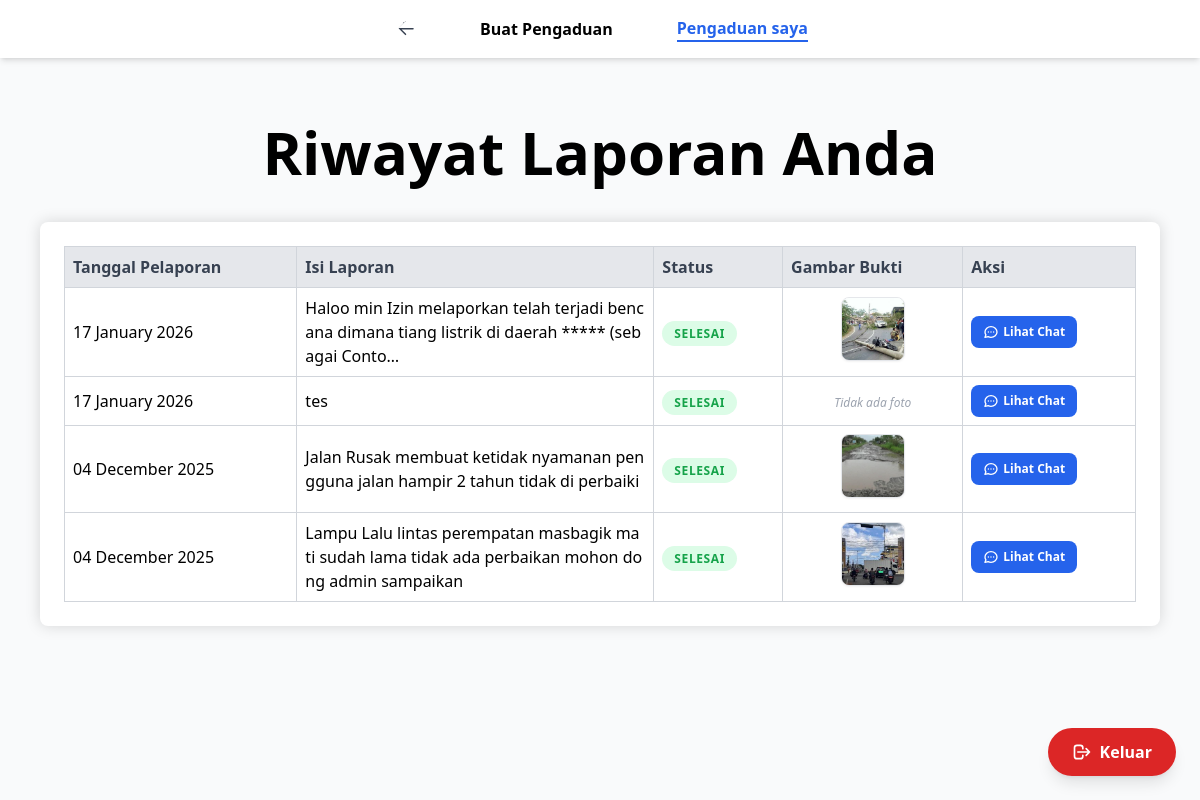
The page /laporan_saya/ (signed in) on the database its author committed.
### base/models.py (models this page shows, shortened)
class Pengaduan(models.Model):
    STATUS_CHOICES = [
        ('menunggu', 'Menunggu'),
        ('proses', 'Dalam Proses'),
        ('selesai', 'Selesai'),
    ]
    user = models.ForeignKey(settings.AUTH_USER_MODEL, on_delete=models.CASCADE, null=True, blank=True)
    tanggal_pelaporan = models.DateField()
    isi_laporan = models.TextField()
    gambar_bukti = models.ImageField(upload_to='bukti_laporan/', blank=True, null=True)
    status = models.CharField(max_length=20, choices=STATUS_CHOICES, default='menunggu')
    dibuat_pada = models.DateTimeField(auto_now_add=True)

### base/views.py (the view)
# urls.py: path('laporan_saya/', views.laporan_saya, name='laporan_saya'),
@login_required
def laporan_saya(request):
    laporan_list = Pengaduan.objects.filter(user=request.user).order_by('-dibuat_pada')
    return render(request, 'my laporan.html', {'laporan_list': laporan_list})

### base/templates/my laporan.html (shortened to what this page needs)
{% load static %}
<!DOCTYPE html>
<html lang="en">
<head>
    <script src="https://cdn.tailwindcss.com"></script>
</head>
<body class="bg-gray-50">
    <header class="items-center justify-center p-4 bg-white shadow-md flex sticky top-0 z-50 ">
        <nav class="underline-none font-semibold flex items-center gap-16 justify-center">
            <a href="{% url 'beranda' %}" class="outline-none flex items-start gap-2 text-blue-600 hover:text-blue-800">
                <svg class="w-6 h-6 fill-current text-gray-700" xmlns="http://www.w3.org/2000/svg" viewBox="0 0 24 24">
                    <path fill-rule="evenodd" d="M11.03 5.47a.75.75 0 0 1 0 1.06l-4.375 4.375H21a.75.75 0 0 1 0 1.5h-11.375l4.375 4.375a.75.75 0 1 1-1.06 1.06l-6-6a.75.75 0 0 1 0-1.06l6-6a.75.75 0 0 1 1.06 0z" />
                </svg>
            </a>
            {% if user.is_staff %}
                <a href="{% url 'admin_dashboard' %}" class="hover:text-blue-800">Lihat semua pengaduan</a>
            {% else %}
                <a href="{% url 'laporan' %}" class="hover:text-blue-800">Buat Pengaduan</a>
            {% endif %}
            <a href="#" class="text-blue-600 font-semibold border-b-2 border-blue-600">Pengaduan saya</a>
        </nav>
    </header>
    <div class="flex justify-center items-center mt-16 md:text-center">
        <h1 class="text-4xl md:text-6xl font-bold text-center">Riwayat Laporan Anda</h1>
    </div>
    <div class="max-w-7xl mx-auto">
        <div class="justify-center flex items-center bg-white shadow-[0_0_15px_rgba(0,0,0,0.15)] p-6 mt-10 mb-16 mx-4 md:mx-10 rounded-lg">
            <table class="min-w-full border-collapse block md:table">
                <thead class="block md:table-header-group">
                    <tr class="border border-gray-300 md:border-none block md:table-row absolute -top-full md:top-auto -left-full md:left-auto md:relative">
                        <th class="bg-gray-200 p-2 text-gray-700 font-bold md:border md:border-gray-300 text-left block md:table-cell">Tanggal Pelaporan</th>
                        <th class="bg-gray-200 p-2 text-gray-700 font-bold md:border md:border-gray-300 text-left block md:table-cell w-1/3">Isi Laporan</th>
                        <th class="bg-gray-200 p-2 text-gray-700 font-bold md:border md:border-gray-300 text-left block md:table-cell">Status</th>
                        <th class="bg-gray-200 p-2 text-gray-700 font-bold md:border md:border-gray-300 text-left block md:table-cell">Gambar Bukti</th>
                        <th class="bg-gray-200 p-2 text-gray-700 font-bold md:border md:border-gray-300 text-left block md:table-cell">Aksi</th>
                    </tr>
                </thead>
                <tbody class="block md:table-row-group">
                    {% for laporan in laporan_list %}
                    <tr class="bg-white border border-gray-300 md:border-none block md:table-row hover:bg-gray-50 transition duration-150">
                        <td class="p-2 md:border md:border-gray-300 text-left block md:table-cell">
                            {{ laporan.tanggal_pelaporan|date:"d F Y" }}
                        </td>
                        <td class="p-2 md:border md:border-gray-300 text-left block md:table-cell break-all">
                            {{ laporan.isi_laporan|truncatechars:100 }}
                        </td>
                        <td class="p-2 md:border md:border-gray-300 text-left block md:table-cell font-semibold">
                            {% if laporan.status == 'menunggu' %}
                                <span class="text-red-500 bg-red-100 px-3 py-1 rounded-full text-xs uppercase tracking-wider">Menunggu</span>
                            {% elif laporan.status == 'proses' %}
                                <span class="text-yellow-600 bg-yellow-100 px-3 py-1 rounded-full text-xs uppercase tracking-wider">Dalam Proses</span>
                            {% else %}
                                <span class="text-green-600 bg-green-100 px-3 py-1 rounded-full text-xs uppercase tracking-wider">Selesai</span>
                            {% endif %}
                        </td>
                        <td class="p-2 md:border md:border-gray-300 text-left block md:table-cell text-center">
                            {% if laporan.gambar_bukti %}
                                <a href="{{ laporan.gambar_bukti.url }}" target="_blank" class="inline-block">
                                    <img src="{{ laporan.gambar_bukti.url }}" alt="Bukti Laporan" class="w-16 h-16 object-cover rounded-lg border border-gray-200 hover:scale-110 transition-transform shadow-sm">
                                </a>
                            {% else %}
                                <span class="text-gray-400 text-xs italic">Tidak ada foto</span>
                            {% endif %}
                        </td>
                        <td class="p-2 md:border md:border-gray-300 text-left block md:table-cell">
                            <a href="{% url 'detail_laporan' laporan.id %}" class="inline-flex items-center bg-blue-600 hover:bg-blue-700 text-white text-xs font-bold py-2 px-3 rounded-lg transition-colors">
                                Lihat Chat
                            </a>
                        </td>
                    </tr>
                    {% empty %}
                    <tr class="block md:table-row text-center p-4">
                        <td colspan="5" class="p-8 md:border md:border-gray-300 text-gray-500 italic text-lg">
                            Belum ada laporan pengaduan yang dibuat.
                        </td>
                    </tr>
                    {% endfor %}
                </tbody>
            </table>
        </div>
    </div>
    <div class="fixed bottom-6 right-6 z-50">
        <a href="{% url 'keluar' %}" class="bg-red-600 hover:bg-red-700 shadow-lg px-6 py-3 text-white font-bold rounded-full transition-all flex items-center gap-2">
            <svg class="w-5 h-5" fill="none" stroke="currentColor" viewBox="0 0 24 24">
                <path stroke-linecap="round" stroke-linejoin="round" stroke-width="2" d="M17 16l4-4m0 0l-4-4m4 4H7m6 4v1a3 3 0 01-3 3H6a3 3 0 01-3-3V7a3 3 0 013-3h4a3 3 0 013 3v1" />
            </svg>
            Keluar
        </a>
    </div>
</body>
</html>

### rows shown on the page
Pengaduan: tanggal_pelaporan "17 January 2026", isi_laporan "Haloo min Izin melaporkan telah terjadi bencana dimana tiang listrik di daerah ***** (sebagai Conto…", status "SELESAI", gambar_bukti (picture)
Pengaduan: tanggal_pelaporan "17 January 2026", isi_laporan "tes", status "SELESAI", gambar_bukti "Tidak ada foto"
Pengaduan: tanggal_pelaporan "04 December 2025", isi_laporan "Jalan Rusak membuat ketidak nyamanan pengguna jalan hampir 2 tahun tidak di perbaiki", status "SELESAI", gambar_bukti (picture)
Pengaduan: tanggal_pelaporan "04 December 2025", isi_laporan "Lampu Lalu lintas perempatan masbagik mati sudah lama tidak ada perbaikan mohon dong admin sampaikan", status "SELESAI", gambar_bukti (picture)
